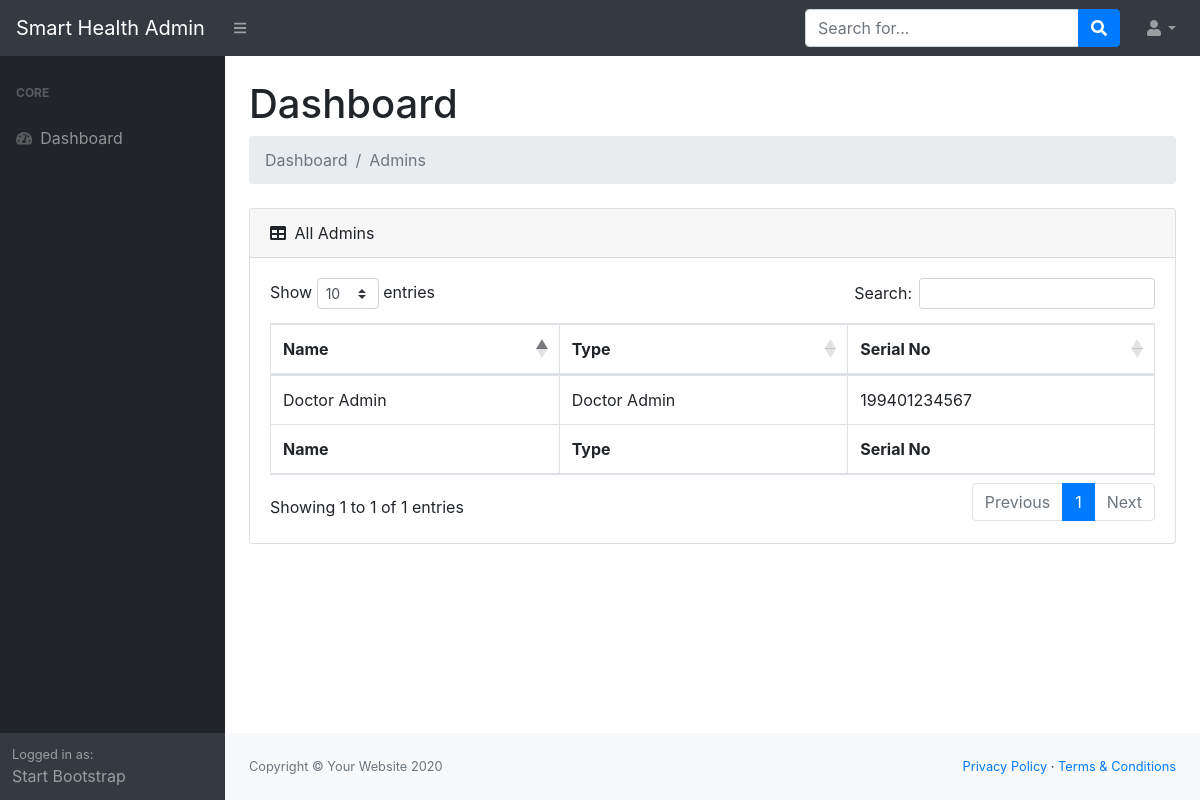
/main/all-admin/ (signed in), run on the app's committed database.
### users/models.py (models this page shows, shortened)
class User(AbstractUser):
    USER_TYPE_CHOICES = (
        (1, 'admin'),
        (2, 'doctor'),
        (3, 'patients'),
        (4, 'doctor admin'),
        (5, 'patient admin'),
    )
    VERIFY_STATUS = (
        ('yes', 'yes'),
        ('no', 'no')
    )
    GENDER_CHOICES = (
        ('Male', 'Male'),
        ('Female', 'Female'),
    )
    BG_CHOICES = (
        ('O+', 'O+'),
        ('O-', 'O-'),
        ('A+', 'A+'),
        ('A-', 'A-'),
        ('B+', 'B+'),
        ('B-', 'B-'),
        ('AB+', 'AB+'),
        ('AB-', 'AB-'),
    )
    DESIGNATION_CHOICES = (
        ('Professor', 'Professor'),
	    ('Associate Professor', 'Associate Professor'),
	    ('Assistant Professor', 'Assistant Professor'),
        ('Consultant', 'Consultant'),
	    ('Registras', 'Registras'),
	    ('Assistant Registras', 'Assistant Registras'),
	    ('IMO', 'IMO'),
        ('EMO', 'EMO'),
        ('RMO', 'RMO'),
        ('HMO', 'HMO'),
        ('Other', 'Other')
    )
    username = None
    sn = models.CharField(verbose_name='Serial Number', max_length=12, unique=True, error_messages={'required': 'Your Name is Required'})
    pm_division = models.ForeignKey(Division, verbose_name='Division', related_name='pm_division', on_delete=models.DO_NOTHING, null=True, blank=True)
    pm_district = models.ForeignKey(District, verbose_name='District', related_name='pm_district', on_delete=models.DO_NOTHING, null=True, blank=True)
    pm_thana = models.ForeignKey(Thana, verbose_name='Thana', related_name='pm_thana', on_delete=models.DO_NOTHING, null=True, blank=True)
    ps_division = models.ForeignKey(Division, verbose_name='Division', related_name='ps_division', on_delete=models.DO_NOTHING, null=True, blank=True)
    ps_district = models.ForeignKey(District, verbose_name='District', related_name='ps_district', on_delete=models.DO_NOTHING, null=True, blank=True)
    ps_thana = models.ForeignKey(Thana, verbose_name='Thana', related_name='ps_thana', on_delete=models.DO_NOTHING, null=True, blank=True)
    pm_village = models.CharField(verbose_name='Village',max_length=50, null=True, blank=True)
    ps_village = models.CharField(verbose_name='Village',max_length=50, null=True, blank=True)
    pm_union = models.CharField(verbose_name='Union',max_length=50, null=True, blank=True)
    ps_union = models.CharField(verbose_name='Union',max_length=50, null=True, blank=True)
    pm_ward = models.CharField(verbose_name='Ward',max_length=50, null=True, blank=True)
    ps_ward = models.CharField(verbose_name='Ward',max_length=50, null=True, blank=True)
    birthday = models.DateField(null=True, blank=True)
    image = models.ImageField(default='default.jpg', upload_to='users', null=True, blank=True)
    verified = models.CharField(max_length=10, choices=VERIFY_STATUS, null=True, default='no')
    user_type = models.PositiveIntegerField(choices=USER_TYPE_CHOICES, default=3, blank=True, null=True)
    mobile = models.CharField(verbose_name='Mobile Number', max_length=11, blank=True)
    payment = models.CharField(verbose_name='Payment Number', max_length=11, null=True, blank=True)
    nid = models.CharField(verbose_name='National ID', max_length=10, unique=True, blank=True, null=True)
    bma = models.CharField(verbose_name='BMA Code', max_length=20, unique=True, blank=True, null=True)
    institute = models.CharField(verbose_name='Institute', max_length=100, blank=True, null=True)
    designation = models.CharField(verbose_name='Designation', max_length=50, choices=DESIGNATION_CHOICES, blank=True, null=True)
    specialist = models.ForeignKey(Speciality, verbose_name='Specialist', blank=True, null=True, on_delete=models.CASCADE)
    father_name = models.CharField(verbose_name='Father\'s name', max_length=25, null=True, blank=True)
    mother_name = models.CharField(verbose_name='Mother\'s name', max_length=25, null=True, blank=True)
    father_mobile = models.CharField(verbose_name='Father\'s Mobile', max_length=11, null=True, blank=True)
    mother_mobile = models.CharField(verbose_name='Mother\'s Mobile', max_length=11, null=True, blank=True)
    bg = models.CharField(verbose_name='Blood Group', max_length=11, choices=BG_CHOICES, null=True, blank=True)
    gender = models.CharField(verbose_name='Select Gender', max_length=11, choices=GENDER_CHOICES, null=True, blank=True)
    USERNAME_FIELD = 'sn'

### users/views.py (the view)
# urls.py: path('main/all-admin/', alladmin, name='all-admin'),
@login_required
def alladmin(request):
    ctx = {
        'admins' : User.objects.filter(user_type=4) | User.objects.filter(user_type=5)
    }
    return render(request, 'users/admin/admin_list.html', context=ctx)

### users/templates/users/admin/admin_list.html
{% extends 'users/admin/base.html' %}
{% block content %}
<h1 class="mt-4">Dashboard</h1>
<ol class="breadcrumb mb-4">
    <li class="breadcrumb-item active">Dashboard</li>
    <li class="breadcrumb-item active">Admins</li>
</ol>
<div class="card mb-4">
    <div class="card-header">
        <i class="fas fa-table mr-1"></i>
        All Admins
    </div>
    <div class="card-body">
        <div class="table-responsive">
            <table class="table table-bordered" id="dataTable" width="100%" cellspacing="0">
                <thead>
                    <tr>
                        <th>Name</th>
                        <th>Type</th>
                        <th>Serial No</th>
                    </tr>
                </thead>
                <tfoot>
                    <tr>
                        <th>Name</th>
                        <th>Type</th>
                        <th>Serial No</th>
                    </tr>
                </tfoot>
                <tbody>
                    {% for admin in admins %}
                    <tr>
                        <td>{{ admin.first_name }} {{ admin.last_name }}</td>
                        <td>
                            {% if admin.user_type == 4 %}
                                Doctor Admin
                            {% else %}
                                Patient Admin
                            {% endif %}
                        </td>
                        <td>{{ admin.sn }}</td>
                    </tr>
                    {% endfor %}
                </tbody>
            </table>
        </div>
    </div>
</div>
{% endblock content %}

### data on the page
User: first_name "Doctor", last_name "Admin", user_type "Doctor Admin", sn "199401234567"
